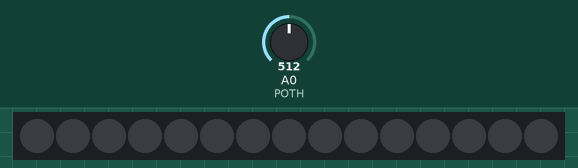
The sketch below on a simulated Arduino Uno, built with avr-gcc and run on an emulated ATmega328P. Parts: 15 RGB LEDs in strip order, left to right. Inputs (shaded band) come from the test bench; at power-on: A0 (POTH) = 512. What the sketch prints to the serial monitor is not drawn.

Above: at 1.2 s.
1.3 s: A0 (POTH) set to 122
At 2.3 s:
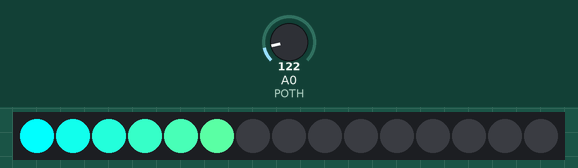
2.8 s: A0 (POTH) set to 0
At 3.4 s:
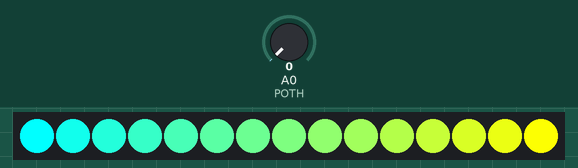
4.3 s: A0 (POTH) set to 1023
At 5.9 s:
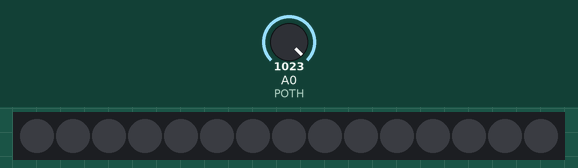
Timing chart, 0 to 6.3 s (numbered marks = the images above; inputs shaded):
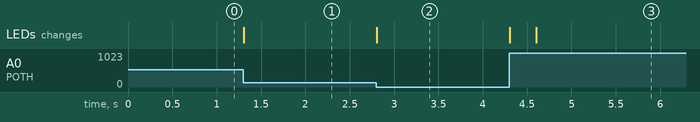

The sketch:

piezo.ino
```cpp
#include <FastLED.h>

#define NUM_LEDS  15
#define LED_PIN   5

CRGB leds[NUM_LEDS];
uint8_t paletteIndex = 0;

DEFINE_GRADIENT_PALETTE( RPM_gp ) {
0,0,0,0,
//63 ,18,157,4,
//127, 17, 174,242,
//179, 107, 15, 221,
//200, 235, 63, 196,
//238, 255, 0, 0,
//255, 255, 0, 0,
};

const byte POTH            = A0;
int throttle     = 0;
int rpm         = 0;

CRGBPalette16 myPAL = RPM_gp;

void setup() {
  FastLED.addLeds<WS2812B, LED_PIN, GRB>(leds, NUM_LEDS);
  FastLED.setBrightness(255);
  FastLED.clear();
  Serial.begin(115200);
  Serial.println (" ");
  Serial.println ("Throttle Test");
  }

void loop() {
  fadeToBlackBy(leds, NUM_LEDS, 5);
  throttle = analogRead(POTH); //0 to 1023
  rpm = map(throttle, 0, 200, NUM_LEDS,0);
  rpm = constrain(rpm, 0, NUM_LEDS);
  fill_palette (leds, rpm, paletteIndex, 255 / NUM_LEDS, myPAL, 255, LINEARBLEND);
  FastLED.show();
  Serial.print(throttle);
  Serial.print("- throttle       led - ");
  Serial.println(rpm);
}
```

Measured:
- after the input at 1.3 s, the LEDs: change at once (image 1)
- after the input at 2.8 s, the LEDs: change at once (image 2)
- after the input at 4.3 s, the LEDs: first change at once (image 3 shows a later state)
